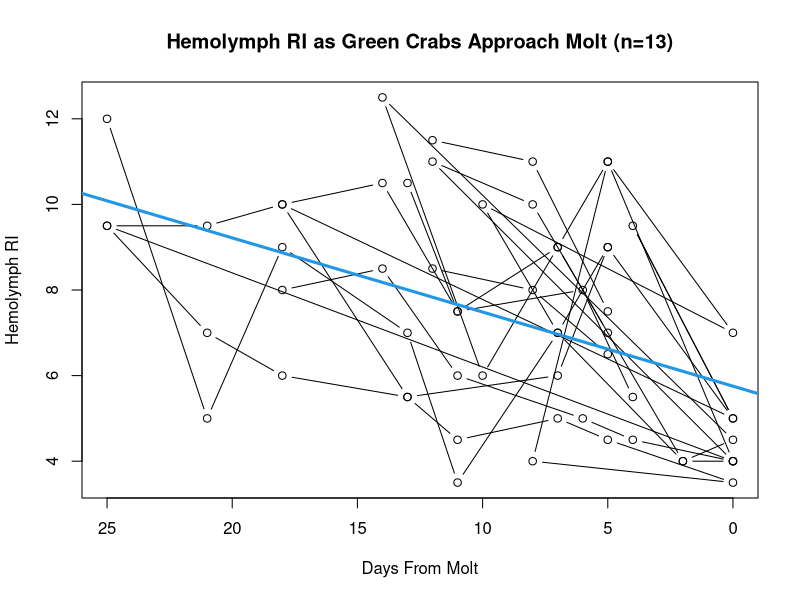
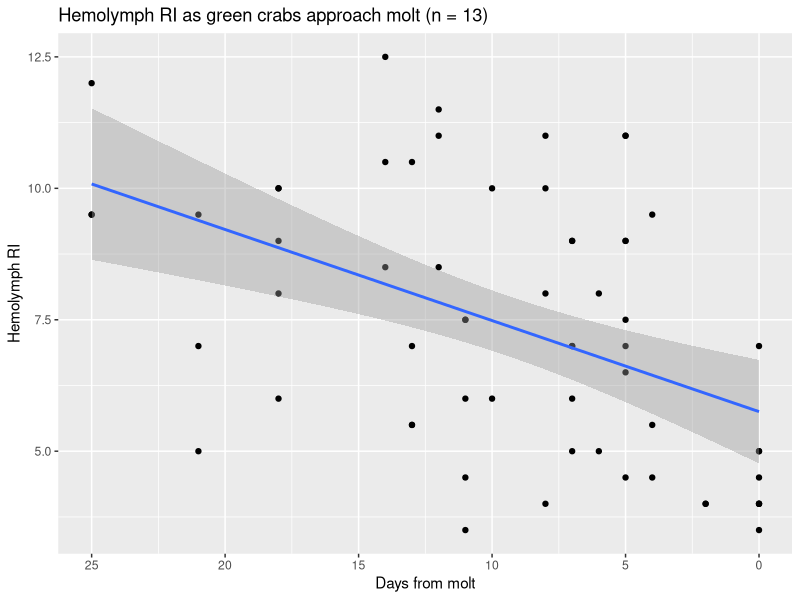
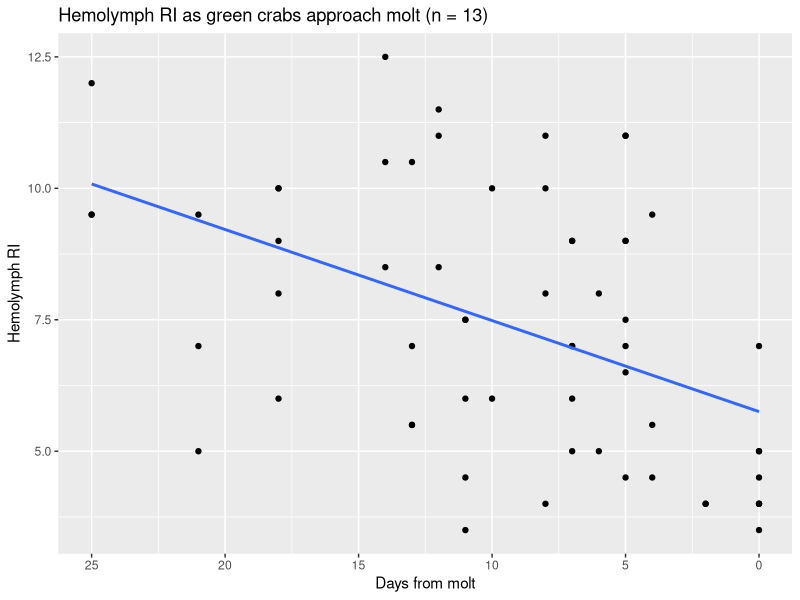
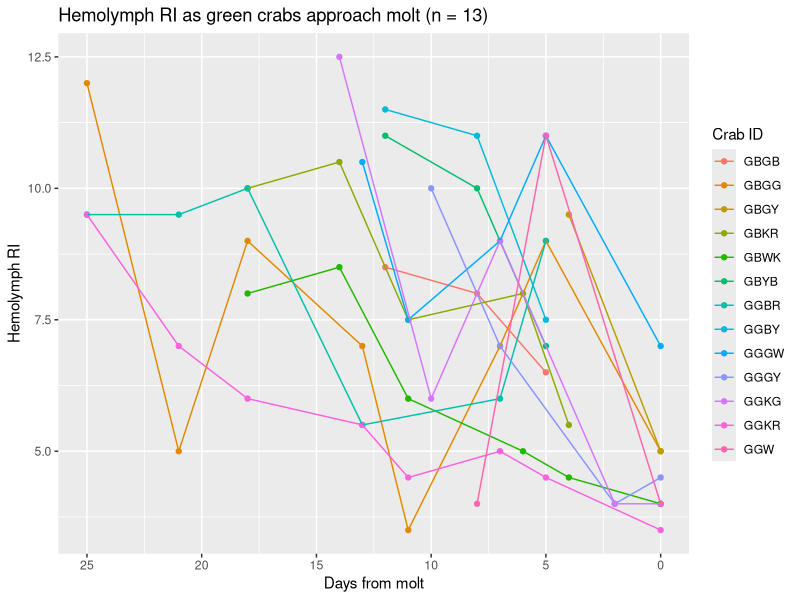
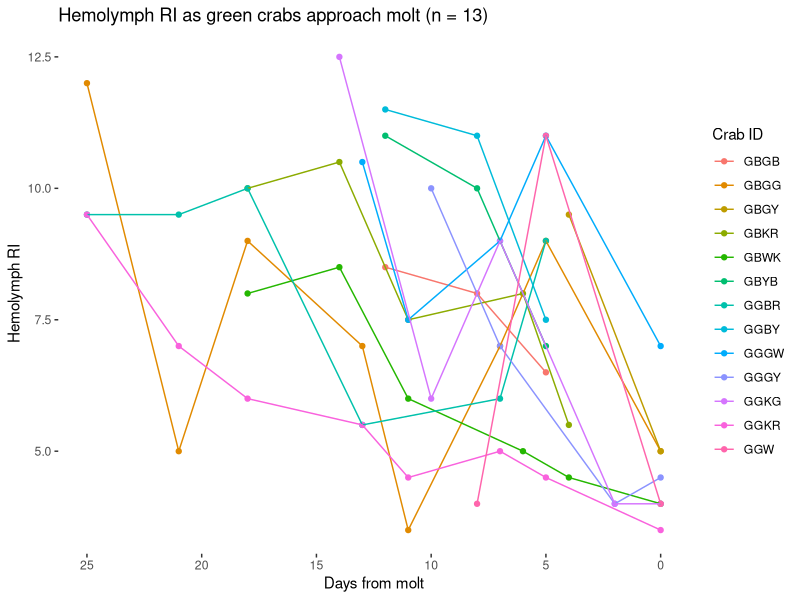
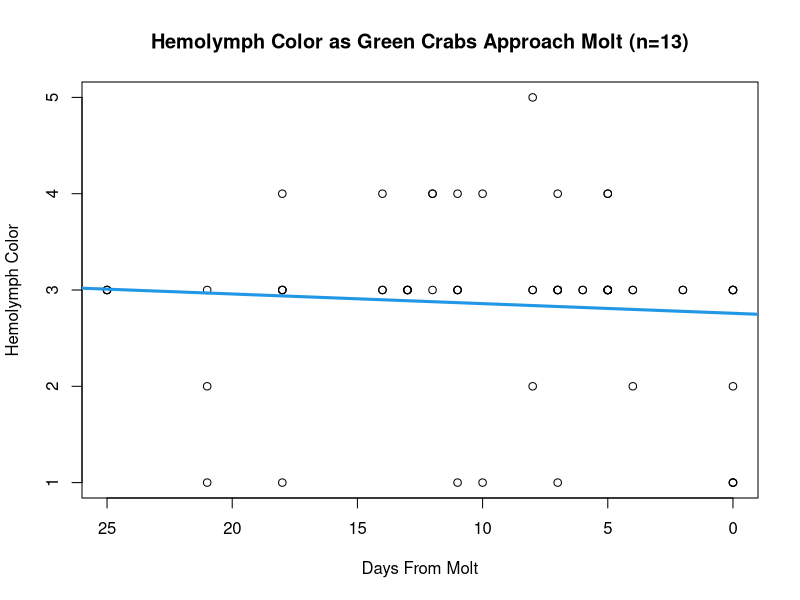
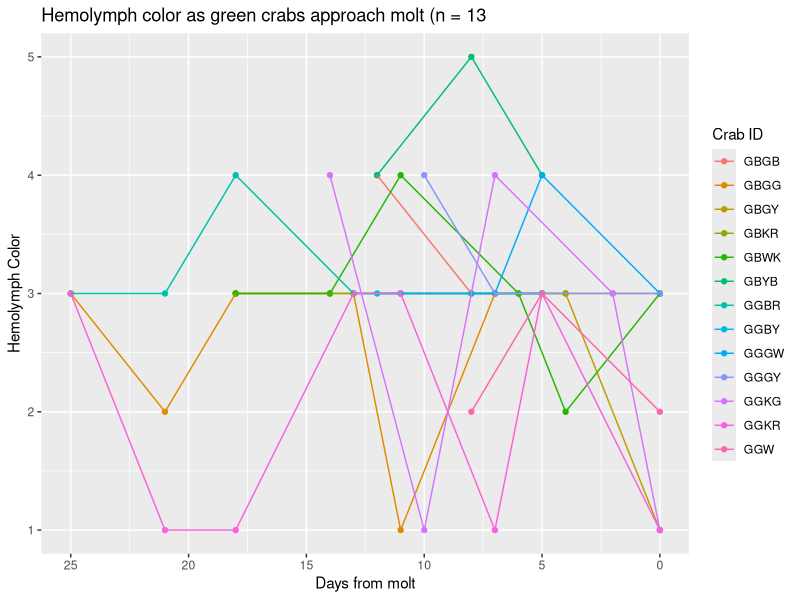
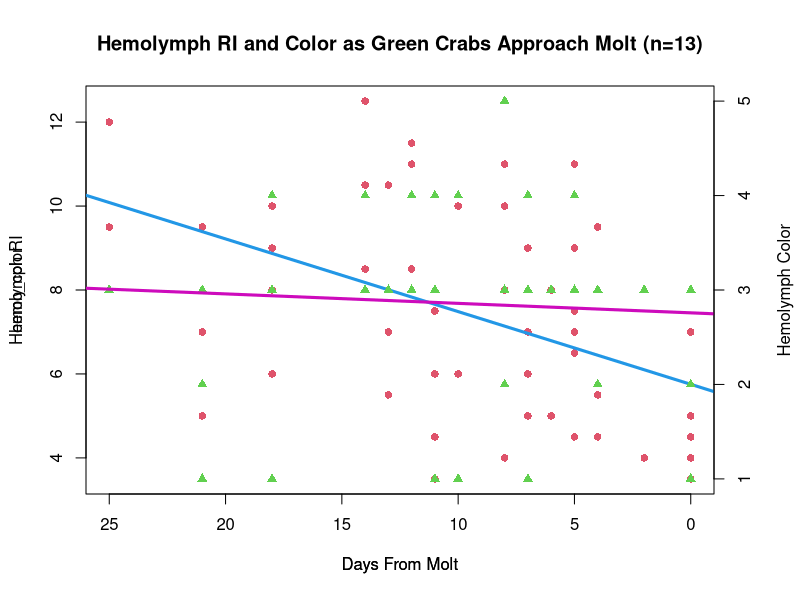

These charts were generated, in order, by the following R code:
## ---- chunk 1

molt_dat <- read.csv("../data/wl_molt_dat.csv")
# read in .csv

library(car)
library(ggplot2)
library(dplyr)
# load relevant libraries for stats analysis
## ---- chunk 2

plot(hemo_ri ~ days_from_molt, data = molt_dat,
     main = "Hemolymph RI as Green Crabs Approach Molt (n=13)",
     xlim = rev(range(days_from_molt)),
     xlab = "Days From Molt", 
     ylab = "Hemolymph RI",
     type = "b")
abline(lm (hemo_ri ~ days_from_molt, data = molt_dat), col = 4, lwd = 3)

# plots hemo ri vs days from molt for all 13 crabs
# need to reverse x axis to count down to molt
# appears to be downward trend in hemolymph RI as crabs approach molt
# need to investigate on an individual level
## ---- chunk 3

molt_dat %>% 
        # pipes molt data into ggplot
  ggplot(aes(x = days_from_molt, y = hemo_ri)) + 
        # populates plot with hemo ri info and defines color with crab ID
    geom_point() + geom_smooth(method=lm) + 
        # specifies type of plot -- linear model with 95 percent confidence
        scale_x_reverse() + 
        # reverses x axis so information counts down to molt
        xlab("Days from molt") + 
        ylab ("Hemolymph RI") +
        ggtitle("Hemolymph RI as green crabs approach molt (n = 13)")
        # renames x and y labels and title

## ---- chunk 4

molt_dat %>% 
        # pipes molt data into ggplot
  ggplot(aes(x = days_from_molt, y = hemo_ri)) + 
        # populates plot with hemo ri info and defines color with crab ID
    geom_point() + geom_smooth(method=lm, se=FALSE) + 
        # specifies type of plot -- linear model without confidence int
        scale_x_reverse() + 
        # reverses x axis so information counts down to molt
        xlab("Days from molt") + 
        ylab ("Hemolymph RI") +
        ggtitle("Hemolymph RI as green crabs approach molt (n = 13)")
        # renames x and y labels and title


## ---- chunk 5

library(ggplot2)
library(dplyr)

molt_dat %>% 
        # pipes molt data into ggplot
  ggplot(aes(x = days_from_molt, y = hemo_ri, colour = crab_id)) + 
        # populates plot with hemo ri info and defines color with crab ID
    geom_point() + geom_line() + 
        # specifies type of plot - scatter linear plot with crab IDs
        scale_x_reverse() + 
        # reverses x axis so information counts down to molt
        xlab("Days from molt") + 
        ylab ("Hemolymph RI") +
        ggtitle("Hemolymph RI as green crabs approach molt (n = 13)") +
        # renames x and y labels and title
        labs(col = "Crab ID") 
        # changes legend title
## ---- chunk 6
library(ggplot2)
library(dplyr)

molt_dat %>% 
        # pipes molt data into ggplot
  ggplot(aes(x = days_from_molt, y = hemo_ri, colour = crab_id)) + 
        # populates plot with hemo ri info and defines color with crab ID
    geom_point() + geom_line() +
        # specifies type of plot - scatter linear plot with crab ids
        scale_x_reverse() + 
        # reverses x axis so information counts down to molt
        xlab("Days from molt") + 
        ylab ("Hemolymph RI") +
        ggtitle("Hemolymph RI as green crabs approach molt (n = 13)") +
        # renames x and y labels and title
        labs(col = "Crab ID") + 
        # changes legend title
        theme(panel.grid.major = element_blank(),
              panel.grid.minor = element_blank(), 
              panel.background = element_blank())
        # removes background grid from plot

## ---- chunk 7
ri_mod <- lm(hemo_ri ~ days_from_molt, data = molt_dat)
summary(ri_mod)
anova(ri_mod)
car::Anova(ri_mod, type = 3)

# linear models for significance testing 

## ---- chunk 8

plot(hemo_color ~ days_from_molt, data = molt_dat,
     main = "Hemolymph Color as Green Crabs Approach Molt (n=13)",
     xlim = rev(range(days_from_molt)),
     xlab = "Days From Molt", 
     ylab = "Hemolymph Color")
abline(lm (hemo_color ~ days_from_molt, data = molt_dat), col = 4, lwd = 3)

# plots hemo color vs days from molt for all 13 crabs
# need to reverse x axis to count down to molt
# doesn't appear to be strong trend or correlation

## ---- chunk 9
library(ggplot2)
library(dplyr)

molt_dat %>% 
        # pipes molt data into ggplot
  ggplot(aes(x = days_from_molt, y = hemo_color, colour = crab_id)) + 
        # populates plot with hemo color info and defines color with crab ID
    geom_point() + geom_line() + 
        # specifies type of plot
        scale_x_reverse() + 
        # reverses x axis so information counts down to molt
        xlab("Days from molt") + 
        ylab ("Hemolymph Color") +
        ggtitle("Hemolymph color as green crabs approach molt (n = 13") +
        # renames x and y labels and title
        labs(col = "Crab ID")
        # changes legend title
## ---- chunk 10

col_mod <- lm(hemo_color ~ days_from_molt, data = molt_dat)
summary(col_mod)
anova(col_mod)
car::Anova(col_mod, type = 3)

# linear models for significance testing 

## ---- chunk 11

par(mar = c(5, 4, 4, 4) + 0.3)
plot(hemo_ri ~ days_from_molt, data = molt_dat,
     main = "Hemolymph RI and Color as Green Crabs Approach Molt (n=13)",
     xlim = rev(range(days_from_molt)),
     xlab = "Days From Molt", 
     ylab = "Hemolymph RI",
     pch = 16, col = 2)
abline(lm (hemo_ri ~ days_from_molt, data = molt_dat), col = 4, lwd = 3)
par(new = TRUE)                             
plot(hemo_color ~ days_from_molt, data = molt_dat,
     xlim = rev(range(days_from_molt)),
     xlab = "Days From Molt",
     pch = 17, col =3,
     axes = FALSE)
abline(lm (hemo_color ~ days_from_molt, data = molt_dat), col = 6, lwd = 3)
axis(side = 4, at = pretty(range(c(1, 2, 3, 4, 5))))      
mtext("Hemolymph Color", side = 4, line = 3) 


# overlaid two graphs to see hemo ri and color trends 
# some issues to resolve still; look at r graph gallery and gg plot
## ---- chunk 12

# individual hemo color graphs over time

plot(hemo_color ~ days_from_molt, data = molt_dat,
     subset = crab_id == "GBGB",
     xlab = "Days From Molt", 
     ylab = "Hemolymph Color",
     type = "b")

plot(hemo_color ~ days_from_molt, data = molt_dat,
     subset = crab_id == "GBGG",
     xlab = "Days From Molt", 
     ylab = "Hemolymph Color",
     type = "b")

plot(hemo_color ~ days_from_molt, data = molt_dat,
     subset = crab_id == "GBGB",
     xlab = "Days From Molt", 
     ylab = "Hemolymph Color",
     type = "b")

plot(hemo_color ~ days_from_molt, data = molt_dat,
     subset = crab_id == "GBGY",
     xlab = "Days From Molt", 
     ylab = "Hemolymph Color",
     type = "b")

plot(hemo_color ~ days_from_molt, data = molt_dat,
     subset = crab_id == "GBKR",
     xlab = "Days From Molt", 
     ylab = "Hemolymph Color",
     type = "b")

plot(hemo_color ~ days_from_molt, data = molt_dat,
     subset = crab_id == "GBWK",
     xlab = "Days From Molt", 
     ylab = "Hemolymph Color",
     type = "b")

plot(hemo_color ~ days_from_molt, data = molt_dat,
     subset = crab_id == "GBYB",
     xlab = "Days From Molt", 
     ylab = "Hemolymph Color",
     type = "b")

plot(hemo_color ~ days_from_molt, data = molt_dat,
     subset = crab_id == "GGBR",
     xlab = "Days From Molt", 
     ylab = "Hemolymph Color",
     type = "b")

plot(hemo_color ~ days_from_molt, data = molt_dat,
     subset = crab_id == "GGBY",
     xlab = "Days From Molt", 
     ylab = "Hemolymph Color",
     type = "b")

plot(hemo_color ~ days_from_molt, data = molt_dat,
     subset = crab_id == "GGGW",
     xlab = "Days From Molt", 
     ylab = "Hemolymph Color",
     type = "b")

plot(hemo_color ~ days_from_molt, data = molt_dat,
     subset = crab_id == "GGGY",
     xlab = "Days From Molt", 
     ylab = "Hemolymph Color",
     type = "b")

plot(hemo_color ~ days_from_molt, data = molt_dat,
     subset = crab_id == "GGKG",
     xlab = "Days From Molt", 
     ylab = "Hemolymph Color",
     type = "b")

plot(hemo_color ~ days_from_molt, data = molt_dat,
     subset = crab_id == "GGKR",
     xlab = "Days From Molt", 
     ylab = "Hemolymph Color",
     type = "b")

plot(hemo_color ~ days_from_molt, data = molt_dat,
     subset = crab_id == "GGW",
     xlab = "Days From Molt", 
     ylab = "Hemolymph Color",
     type = "b")
## ---- chunk 13

# individual RI graphs over time
# appears that as crabs approach molt, RI decreases

plot(hemo_ri ~ days_from_molt, data = molt_dat,
     subset = crab_id == "GBGB",
     xlab = "Days From Molt",
     type = "b")

plot(hemo_ri ~ days_from_molt, data = molt_dat,
     subset = crab_id == "GBGG",
     xlab = "Days From Molt", 
     ylab = "Hemolymph RI",
     type = "b")

plot(hemo_ri ~ days_from_molt, data = molt_dat,
     subset = crab_id == "GBGB",
     xlab = "Days From Molt", 
     ylab = "Hemolymph RI",
     type = "b")

plot(hemo_ri ~ days_from_molt, data = molt_dat,
     subset = crab_id == "GBGY",
     xlab = "Days From Molt", 
     ylab = "Hemolymph RI",
     type = "b")

plot(hemo_ri ~ days_from_molt, data = molt_dat,
     subset = crab_id == "GBKR",
     xlab = "Days From Molt", 
     ylab = "Hemolymph RI",
     type = "b")

plot(hemo_ri ~ days_from_molt, data = molt_dat,
     subset = crab_id == "GBWK",
     xlab = "Days From Molt", 
     ylab = "Hemolymph RI",
     type = "b")

plot(hemo_ri ~ days_from_molt, data = molt_dat,
     subset = crab_id == "GBYB",
     xlab = "Days From Molt", 
     ylab = "Hemolymph RI",
     type = "b")

plot(hemo_ri ~ days_from_molt, data = molt_dat,
     subset = crab_id == "GGBR",
     xlab = "Days From Molt", 
     ylab = "Hemolymph RI",
     type = "b")

plot(hemo_ri ~ days_from_molt, data = molt_dat,
     subset = crab_id == "GGBY",
     xlab = "Days From Molt", 
     ylab = "Hemolymph RI",
     type = "b")

plot(hemo_ri ~ days_from_molt, data = molt_dat,
     subset = crab_id == "GGGW",
     xlab = "Days From Molt", 
     ylab = "Hemolymph RI",
     type = "b")

plot(hemo_ri ~ days_from_molt, data = molt_dat,
     subset = crab_id == "GGGY",
     xlab = "Days From Molt", 
     ylab = "Hemolymph RI",
     type = "b")

plot(hemo_ri ~ days_from_molt, data = molt_dat,
     subset = crab_id == "GGKG",
     xlab = "Days From Molt", 
     ylab = "Hemolymph RI",
     type = "b")

plot(hemo_ri ~ days_from_molt, data = molt_dat,
     subset = crab_id == "GGKR",
     xlab = "Days From Molt", 
     ylab = "Hemolymph RI",
     type = "b")

plot(hemo_ri ~ days_from_molt, data = molt_dat,
     subset = crab_id == "GGW",
     xlab = "Days From Molt", 
     ylab = "Hemolymph RI",
     type = "b")
